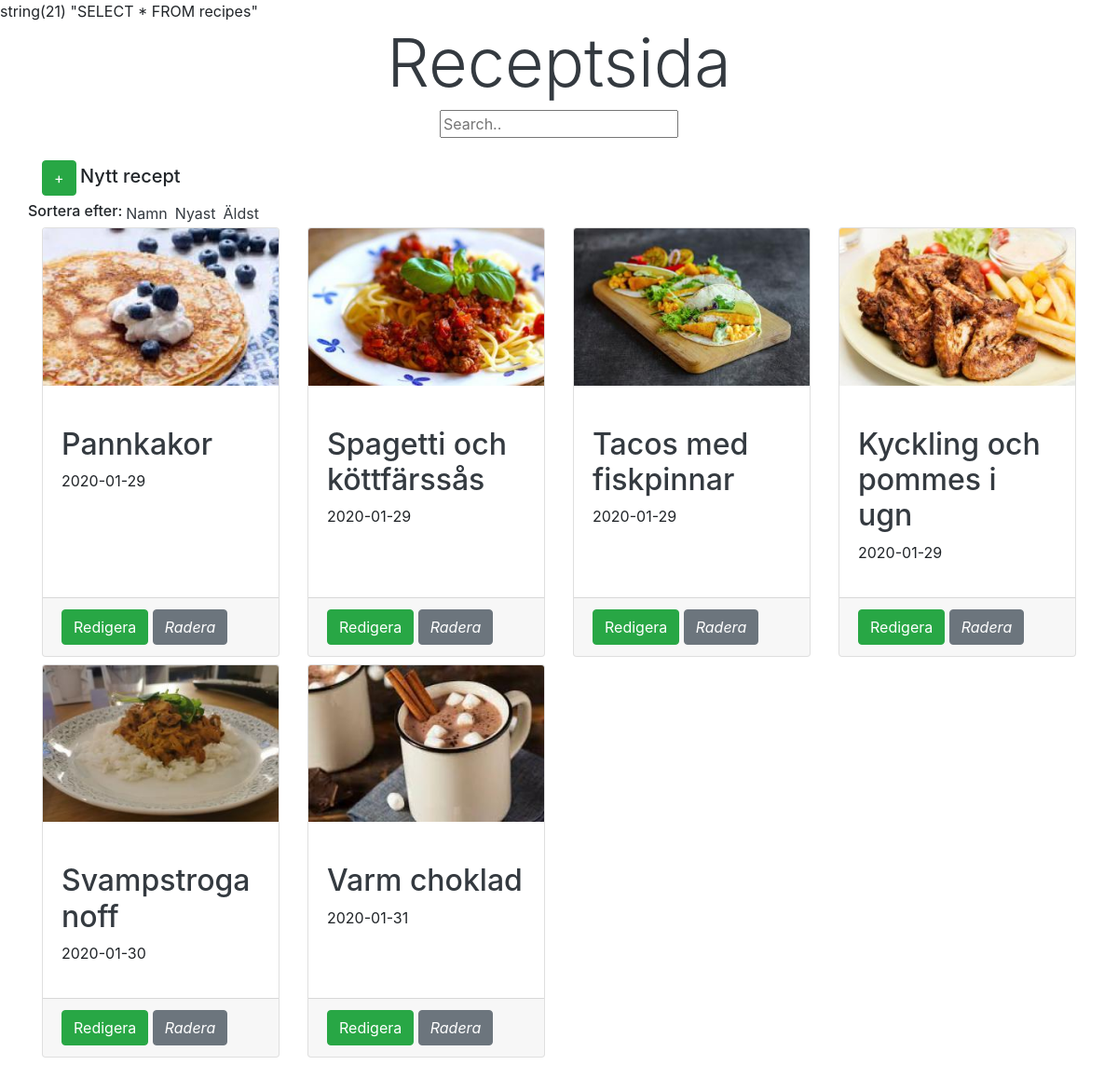
The app's page /home.php with its own data.
### tables this page shows
CREATE TABLE recipes
(
	id INTEGER not null
		constraint recipes_pk
			primary key,
	name varchar
, img varchar default NULL, date varchar);

### home.php (called while the page is built, shortened)
<?php
require "db.php";
if($vars == null){
    $vars = "";
}
$option = $vars;
$recipes = getAllNames($option);
require "views//index.view.php";

### db.php (called while the page is built, shortened)
<?php
function connect()
{
    try {
        $dsn = "sqlite:" . __DIR__ . "/recipes.sqlite";
        $db = new PDO($dsn);
        $db->setAttribute(PDO::ATTR_ERRMODE, PDO::ERRMODE_EXCEPTION);
        $db->setAttribute(PDO::ATTR_DEFAULT_FETCH_MODE, PDO::FETCH_ASSOC);
        return $db;
    } catch (PDOException $e) {
        echo $e->errorInfo;
        exit();
    }
}
function fetchAll($query)
{
    $db = connect();
    var_dump($query);
    $stmt = $db->prepare($query);
    $stmt->execute();
    $result = $stmt->fetchAll();
    return $result;
}
function getAllNames($option)
{
    $query = "SELECT * FROM recipes";
    return fetchAll($query);
}

### views/index.view.php (the view, shortened to what this page needs)
<!doctype html>
<html lang="en">
<head>
    <link rel="stylesheet" href="https://stackpath.bootstrapcdn.com/bootstrap/4.4.1/css/bootstrap.min.css"
>
</head>
<body>
<main role="main" class="container">
    <div class="col">
        <div class="text-center"><h1 class="display-3"><a class="text-dark" href="../">Receptsida</a></h1></div>
        <form action="/sökning" method="get">
            <div class="text-center">
                <label for="search">
                    <input type="text" name="search" id="search" placeholder="Search.."> <br>
                </label>
            </div>
        </form>
    </div>
    <a href="nyttRecept" class="btn btn-success">+</a> <label for=""><h2 class="h5">Nytt recept</h2></label>
    <div class="row">
        <p class="h6"> Sortera efter: </p>
        <div class="mx-1"><a class="text-dark" href="/namn">Namn</a></div>
        <div class="mx-1"><a class="text-dark" href="/nyast">Nyast</a></div>
        <div class="mx-1"><a class="text-dark" href="/äldst">Äldst</a></div>
    </div>
    <div class="row">
        <?php
        foreach ($recipes as $recipe) { ?>
            <div class=" mb-2 d-flex align-content-stretch col-12 col-md-6 col-lg-4 col-xl-3">
                <div class="card">
                    <?php if ($recipe["img"] != null) { ?>
                        <a href="recept/<?= $recipe["id"] ?>"><img class="card-img-top"
                                                                   src="uploads/<?= $recipe["img"] ?>"
                                                                   alt="Card image cap"></a>
                    <?php } ?>
                    <div class="card-body">
                        <br>
                        <a href="recept/<?= $recipe["id"] ?>"><h2
                                    class="text-dark"><?= $recipe["name"]; ?></h2></a>
                        <p><?= $recipe["date"] ?></p>
                    </div>
                    <div class="card-footer">
                        <a href="redigeraRecept/<?= $recipe["id"] ?>" class="btn btn-success">Redigera</a>
                        <a onclick="return confirm('Är du säker på att du vill radera receptet?')"
                           href=raderaRecept/<?= $recipe["id"] ?>" class="btn btn-secondary"><i>Radera</i></a>
                    </div>
                </div>
            </div>
        <?php }
        ?>
    </div>
</main>
</body>
</html>

### views/index.view.php (style rules this page uses)
a { text-decoration: none; color: black; }

### records on screen
recipes: img (picture), name "Pannkakor", date "2020-01-29"
recipes: img (picture), name "Spagetti och köttfärssås", date "2020-01-29"
recipes: img (picture), name "Tacos med fiskpinnar", date "2020-01-29"
recipes: img (picture), name "Kyckling och pommes i ugn", date "2020-01-29"
recipes: img (picture), name "Svampstroganoff", date "2020-01-30"
recipes: img (picture), name "Varm choklad", date "2020-01-31"
